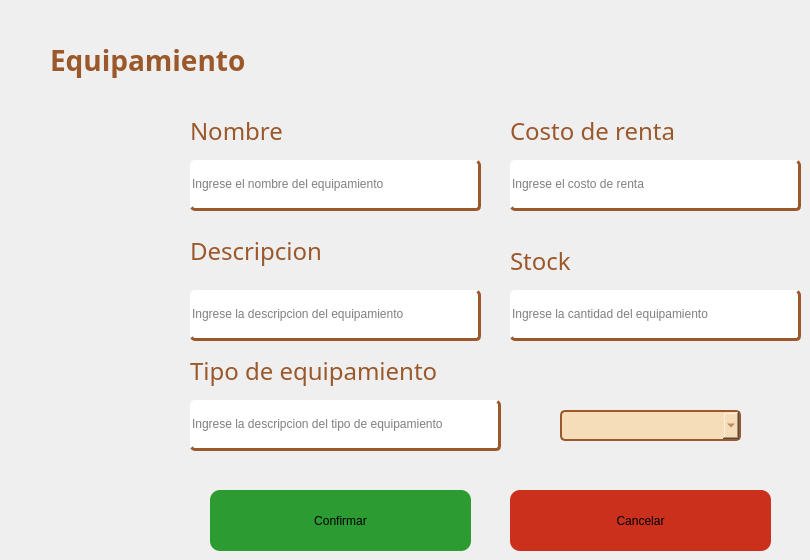
            <widget class="QWidget" name="tab_8">
             <attribute name="title">
              <string>Registrar equipamiento</string>
             </attribute>
             <widget class="QLabel" name="label_18">
              <property name="geometry">
               <rect>
                <x>50</x>
                <y>40</y>
                <width>251</width>
                <height>41</height>
               </rect>
              </property>
              <property name="font">
               <font>
                <family>Adwaita Sans</family>
                <pointsize>-1</pointsize>
                <bold>true</bold>
               </font>
              </property>
              <property name="styleSheet">
               <string notr="true">color: rgba(155, 88, 43, 1.0);
font-size: 28px;</string>
              </property>
              <property name="text">
               <string>Equipamiento</string>
              </property>
             </widget>
             <widget class="QLabel" name="label_16">
              <property name="geometry">
               <rect>
                <x>510</x>
                <y>240</y>
                <width>291</width>
                <height>41</height>
               </rect>
              </property>
              <property name="font">
               <font>
                <family>Adwaita Sans</family>
                <pointsize>18</pointsize>
                <bold>false</bold>
               </font>
              </property>
              <property name="styleSheet">
               <string notr="true">color: rgba(155, 88, 43, 1.0);
</string>
              </property>
              <property name="text">
               <string>Stock</string>
              </property>
             </widget>
             <widget class="QLineEdit" name="eDescripcion">
              <property name="geometry">
               <rect>
                <x>190</x>
                <y>290</y>
                <width>291</width>
                <height>51</height>
               </rect>
              </property>
              <property name="styleSheet">
               <string notr="true">color: rgb(0, 0, 0);
border-radius: 5px;
border-bottom: 3px solid rgba(155, 88, 43, 1.0);
border-right: 3px solid  rgba(155, 88, 43, 1.0);</string>
              </property>
              <property name="text">
               <string/>
              </property>
              <property name="placeholderText">
               <string>Ingrese la descripcion del equipamiento</string>
              </property>
             </widget>
             <widget class="QLabel" name="label_13">
              <property name="geometry">
               <rect>
                <x>190</x>
                <y>350</y>
                <width>291</width>
                <height>41</height>
               </rect>
              </property>
              <property name="font">
               <font>
                <family>Adwaita Sans</family>
                <pointsize>18</pointsize>
                <bold>false</bold>
               </font>
              </property>
              <property name="styleSheet">
               <string notr="true">color: rgba(155, 88, 43, 1.0);
</string>
              </property>
              <property name="text">
               <string>Tipo de equipamiento</string>
              </property>
             </widget>
             <widget class="QLineEdit" name="eNombreEqui">
              <property name="geometry">
               <rect>
                <x>190</x>
                <y>160</y>
                <width>291</width>
                <height>51</height>
               </rect>
              </property>
              <property name="styleSheet">
               <string notr="true">color: rgb(0, 0, 0);
border-radius: 5px;
border-bottom: 3px solid rgba(155, 88, 43, 1.0);
border-right: 3px solid  rgba(155, 88, 43, 1.0);</string>
              </property>
              <property name="text">
               <string/>
              </property>
              <property name="placeholderText">
               <string>Ingrese el nombre del equipamiento</string>
              </property>
             </widget>
             <widget class="QLineEdit" name="eCostoRenta">
              <property name="geometry">
               <rect>
                <x>510</x>
                <y>160</y>
                <width>291</width>
                <height>51</height>
               </rect>
              </property>
              <property name="styleSheet">
               <string notr="true">color: rgb(0, 0, 0);
border-radius: 5px;
border-bottom: 3px solid rgba(155, 88, 43, 1.0);
border-right: 3px solid  rgba(155, 88, 43, 1.0);</string>
              </property>
              <property name="text">
               <string/>
              </property>
              <property name="placeholderText">
               <string>Ingrese el costo de renta</string>
              </property>
             </widget>
             <widget class="QPushButton" name="eCancelar">
              <property name="geometry">
               <rect>
                <x>510</x>
                <y>490</y>
                <width>261</width>
                <height>61</height>
               </rect>
              </property>
              <property name="styleSheet">
               <string notr="true">border-radius: 10px;
background-color: #CA301B;</string>
              </property>
              <property name="text">
               <string>Cancelar</string>
              </property>
             </widget>
             <widget class="QLabel" name="label_14">
              <property name="geometry">
               <rect>
                <x>190</x>
                <y>230</y>
                <width>291</width>
                <height>41</height>
               </rect>
              </property>
              <property name="font">
               <font>
                <family>Adwaita Sans</family>
                <pointsize>18</pointsize>
                <bold>false</bold>
               </font>
              </property>
              <property name="styleSheet">
               <string notr="true">color: rgba(155, 88, 43, 1.0);
</string>
              </property>
              <property name="text">
               <string>Descripcion</string>
              </property>
             </widget>
             <widget class="QLineEdit" name="eStock">
              <property name="geometry">
               <rect>
                <x>510</x>
                <y>290</y>
                <width>291</width>
                <height>51</height>
               </rect>
              </property>
              <property name="styleSheet">
               <string notr="true">color: rgb(0, 0, 0);
border-radius: 5px;
border-bottom: 3px solid rgba(155, 88, 43, 1.0);
border-right: 3px solid  rgba(155, 88, 43, 1.0);</string>
              </property>
              <property name="text">
               <string/>
              </property>
              <property name="placeholderText">
               <string>Ingrese la cantidad del equipamiento</string>
              </property>
             </widget>
             <widget class="QPushButton" name="eConfirmar">
              <property name="geometry">
               <rect>
                <x>210</x>
                <y>490</y>
                <width>261</width>
                <height>61</height>
               </rect>
              </property>
              <property name="styleSheet">
               <string notr="true">border-radius: 10px;
background-color: #2B9B32;</string>
              </property>
              <property name="text">
               <string>Confirmar</string>
              </property>
             </widget>
             <widget class="QLabel" name="label_17">
              <property name="geometry">
               <rect>
                <x>510</x>
                <y>110</y>
                <width>291</width>
                <height>41</height>
               </rect>
              </property>
              <property name="font">
               <font>
                <family>Adwaita Sans</family>
                <pointsize>18</pointsize>
                <bold>false</bold>
               </font>
              </property>
              <property name="styleSheet">
               <string notr="true">color: rgba(155, 88, 43, 1.0);
</string>
              </property>
              <property name="text">
               <string>Costo de renta</string>
              </property>
             </widget>
             <widget class="QLineEdit" name="eTipoEquipamiento1">
              <property name="geometry">
               <rect>
                <x>190</x>
                <y>400</y>
                <width>311</width>
                <height>51</height>
               </rect>
              </property>
              <property name="styleSheet">
               <string notr="true">color: rgb(0, 0, 0);
border-radius: 5px;
border-bottom: 3px solid rgba(155, 88, 43, 1.0);
border-right: 3px solid  rgba(155, 88, 43, 1.0);</string>
              </property>
              <property name="text">
               <string/>
              </property>
              <property name="placeholderText">
               <string>Ingrese la descripcion del tipo de equipamiento</string>
              </property>
             </widget>
             <widget class="QLabel" name="label_15">
              <property name="geometry">
               <rect>
                <x>190</x>
                <y>110</y>
                <width>291</width>
                <height>41</height>
               </rect>
              </property>
              <property name="font">
               <font>
                <family>Adwaita Sans</family>
                <pointsize>18</pointsize>
                <bold>false</bold>
               </font>
              </property>
              <property name="styleSheet">
               <string notr="true">color: rgba(155, 88, 43, 1.0);
</string>
              </property>
              <property name="text">
               <string>Nombre</string>
              </property>
             </widget>
             <widget class="QComboBox" name="eTipoEquipamiento">
              <property name="geometry">
               <rect>
                <x>560</x>
                <y>410</y>
                <width>181</width>
                <height>31</height>
               </rect>
              </property>
              <property name="styleSheet">
               <string notr="true">QComboBox {
    background-color: #f5ddb9; 
    color: #9b582b;         
    border: 2px solid #9b582b; 
    border-radius: 5px;  
    padding: 5px; 
    font-size: 14px;
    font-family: &quot;Adwaita Sans&quot;; 
}
</string>
              </property>
             </widget>
            </widget>
